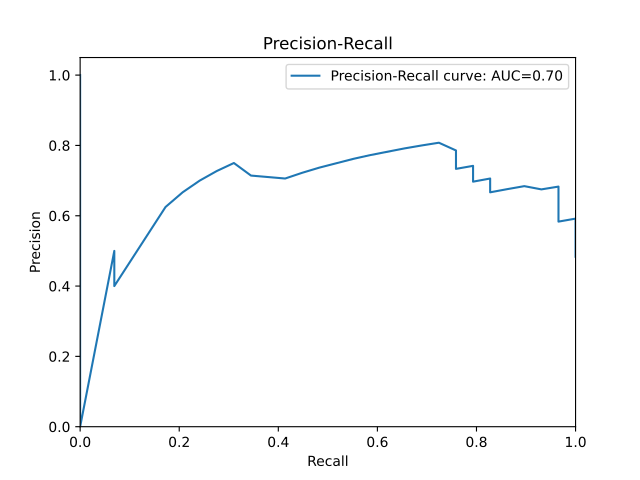

Python code for this plot:
import matplotlib.pyplot as plt
from sklearn import datasets
from sklearn.ensemble import RandomForestClassifier
from sklearn.model_selection import train_test_split

from sklearn_evaluation import plot

data = datasets.make_classification(200, 10, n_informative=5, class_sep=0.65)
X = data[0]
y = data[1]

X_train, X_test, y_train, y_test = train_test_split(X, y, test_size=0.3)

est = RandomForestClassifier()
est.fit(X_train, y_train)

y_pred = est.predict(X_test)
y_score = est.predict_proba(X_test)
y_true = y_test

plot.precision_recall(y_true, y_score)
plt.show()
